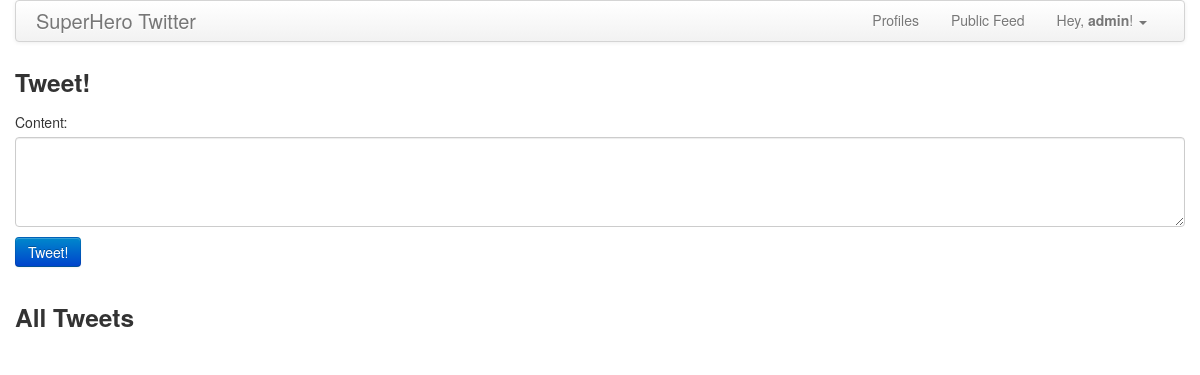
/tweets (signed in), run on an earlier commit of the app's database.
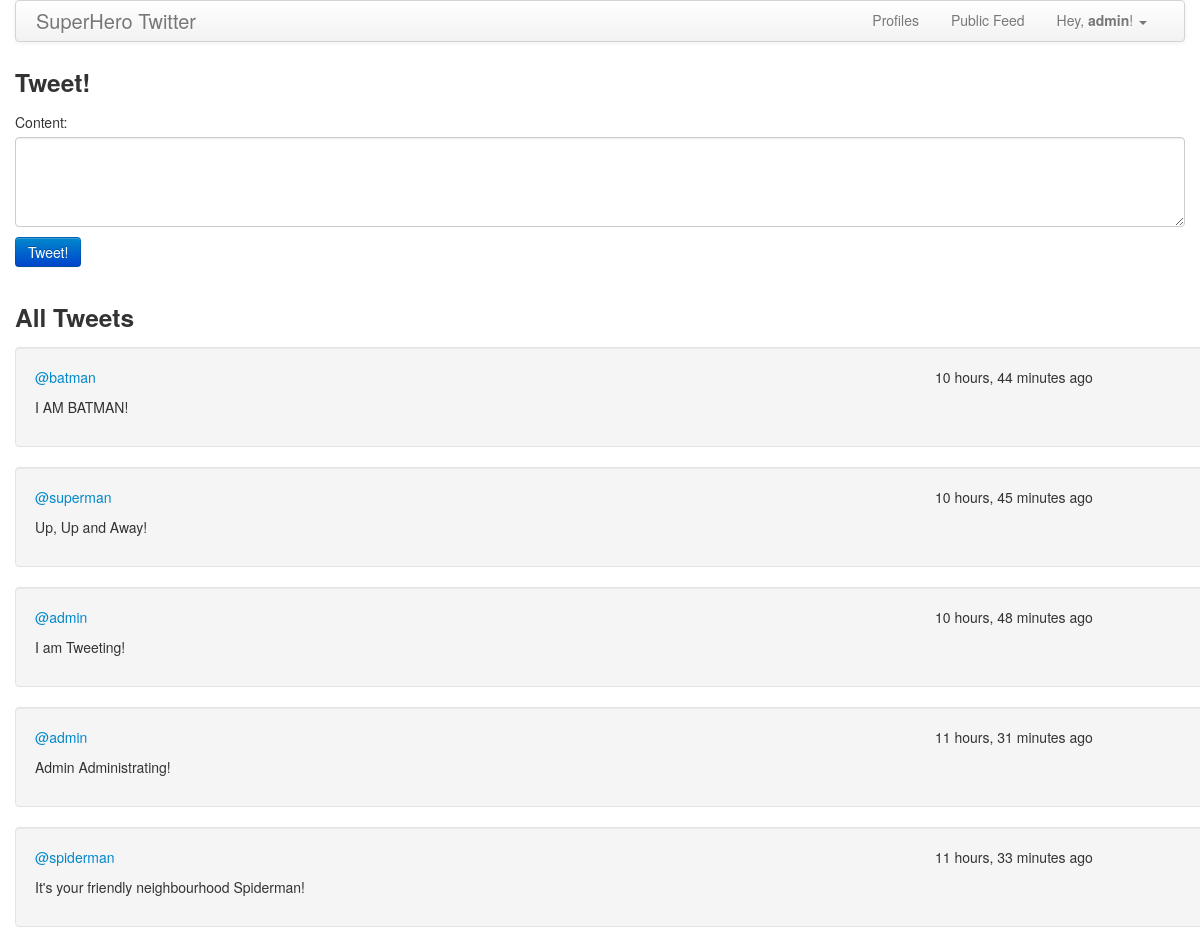
And on a later commit of the database.
### twitter_app/models.py (models this page shows, shortened)
class Tweet(models.Model):
  content = models.CharField(max_length=140)
  user = models.ForeignKey(User)
  date_created = models.DateTimeField(auto_now=True, blank=True)

### twitter_app/views.py (the view)
# urls.py: url(r'^tweets$', 'twitter_app.views.public_tweets'),
@login_required
def public_tweets(request, tweet_form=None):
  tweet_form = tweet_form or TweetForm()
  tweets = Tweet.objects.all().order_by('-date_created')
  return render(request, 'public.html',
                {'tweet_form': tweet_form, 'next_url': '/tweets',
                'tweets': tweets, 'username': request.user.username})

### twitter_app/forms.py
class TweetForm(forms.ModelForm):
  content = forms.CharField(required=True, widget=forms.Textarea(attrs={'rows': 4, 'class': 'field span12',}))
  class Meta:
    model = Tweet
    exclude = ('user',)

### templates/public.html (shortened to what this page needs)
{% extends "base.html" %}
{% load bootstrap_toolkit %}
{% block content %}
<div class="">
  <h3>Tweet!</h3>
  <p>
    <form action="/submit" method="post">
      {{ tweet_form|as_bootstrap }}
      <input type="submit" value="Tweet!" class="btn btn-primary">
    </form>
  </p>
</div>
<div class="row-fluid">
  <div class="span12">
    <h3>All Tweets</h3>
    {% for tweet in tweets %}
      <div class="row-fluid well">
        <div class="span2">
        <a href="/users/{{tweet.user.username}}">@{{ tweet.user.username }}</a>
        </div>
        <div class="span3 pull-right">
            {{ tweet.date_created | timesince}} ago
        </div>
        <div class="row-fluid">
          <div class="span12">
            {{ tweet.content }}
          </div>
        </div>
      </div>
    {% endfor %}
  </div>
</div>
{% endblock content %}

### templates/base.html (shortened to what this page needs)
<!DOCTYPE html>
<html>
<head>
  <link rel="stylesheet" href="{{ STATIC_URL }}/css/bootstrap.css">
  <link href="{{STATIC_URL}}css/bootstrap-responsive.css" rel="stylesheet">
</head>
<body>
  <div class="container">
    <div class="navbar">
      <div class="navbar-inner">
        {% block login %}
        <a class="brand" href="/">SuperHero Twitter</a>
        <ul class="nav nav-pills pull-right">
          <li><a href="/users/">Profiles</a></li>
          <li><a href="/tweets">Public Feed</a></li>
          <li class="dropdown">
            <a href="#" class="dropdown-toggle" data-toggle="dropdown">Hey, <strong>{{username }}</strong>!
            <b class="caret"></b>
            </a>
          </li>
        </ul>
      </div>
      {% endblock login %}
    </div>
    <div class="">
      {% block content %}
      {% endblock content %}
    </div>
</div>
</body>
</html>

What changed in the data, as far as the page shows it:
added Tweet: user.username "batman", date_created "10 hours, 44 minutes", content "I AM BATMAN!"
added Tweet: user.username "superman", date_created "10 hours, 45 minutes", content "Up, Up and Away!"
added Tweet: user.username "admin", date_created "10 hours, 48 minutes", content "I am Tweeting!"
added Tweet: user.username "admin", date_created "11 hours, 31 minutes", content "Admin Administrating!"
added Tweet: user.username "spiderman", date_created "11 hours, 33 minutes", content "It's your friendly neighbourhood Spiderman!"
